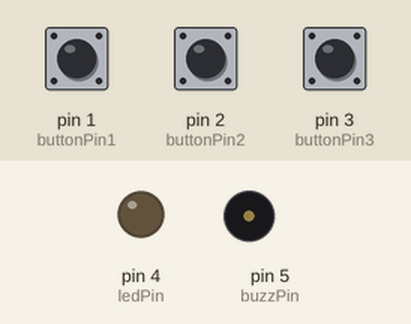
This sketch was run on a simulated Arduino Uno, built with avr-gcc and run on an emulated ATmega328P. Shown: output pins drawn as LEDs (lit = HIGH), buzzer (waves = sounding). Inputs (shaded band) come from the test bench; at power-on: pin 1 (buttonPin1) HIGH, pin 2 (buttonPin2) HIGH, pin 3 (buttonPin3) HIGH.

Above: at 1.2 s.
1.3 s: pin 1 (buttonPin1) pulled LOW for 0.15 s
At 1.9 s:
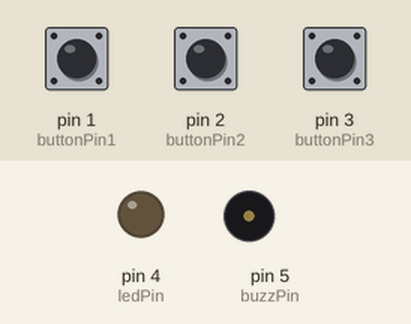
2.9 s: pin 2 (buttonPin2) pulled LOW for 1 s
At 3.08 s:
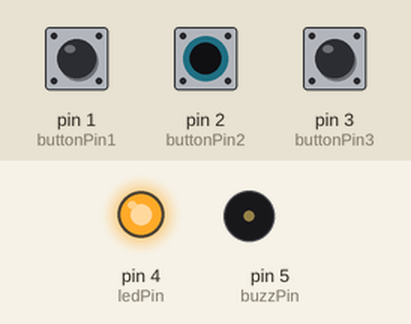
5.9 s: pin 3 (buttonPin3) pulled LOW for 3.2 s
At 10.0 s:
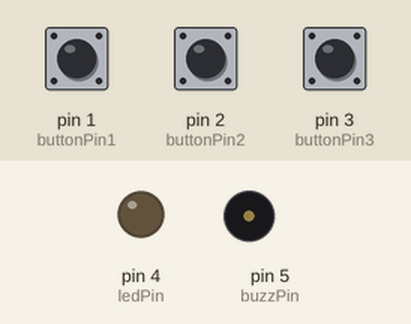
10.6 s: pin 1 (buttonPin1) pulled LOW for 3.2 s
At 10.78 s:
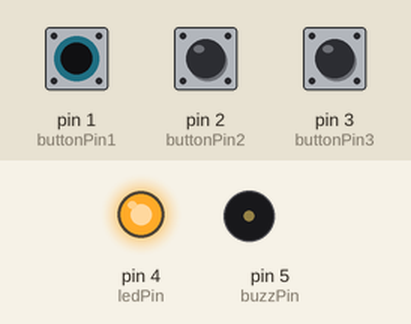
15.3 s: pin 2 (buttonPin2) pulled LOW for 3.2 s
At 19.5 s:
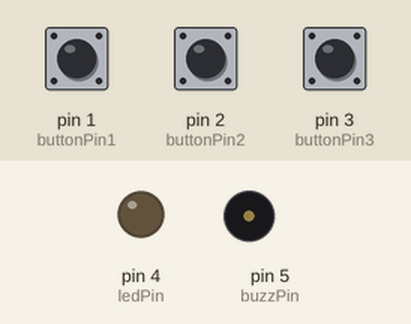
Timing chart, 0 to 21.0 s (numbered marks = the images above; inputs shaded):
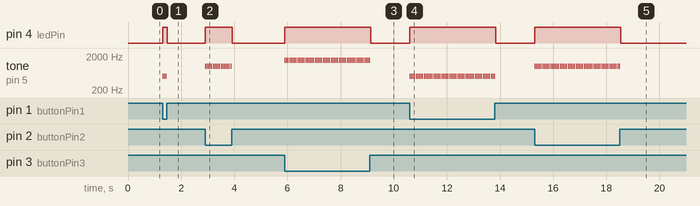

Measured:
- after the input at 1.3 s, pin 4 (ledPin): LOW → HIGH at once, → LOW 0.18 s later; tone on pin 5 (buzzPin): alternates 500 Hz for 0.01 s and silent for 0.05 s, 6 changes in all, then stays silent, starting at once
- after the input at 2.9 s, pin 4 (ledPin): LOW → HIGH at once, → LOW 1.0 s later; tone on pin 5 (buzzPin): alternates 1000 Hz for 0.01 s and silent for 0.05 s, 34 changes in all, then stays silent, starting at once
- after the input at 5.9 s, pin 4 (ledPin): LOW → HIGH at once, → LOW 3.2 s later; tone on pin 5 (buzzPin): alternates 1500 Hz for 0.01 s and silent for 0.05 s, 108 changes in all, then stays silent, starting at once
- after the input at 10.6 s, pin 4 (ledPin): LOW → HIGH at once, → LOW 3.2 s later; tone on pin 5 (buzzPin): alternates 500 Hz for 0.01 s and silent for 0.05 s, 108 changes in all, then stays silent, starting at once
- after the input at 15.3 s, pin 4 (ledPin): LOW → HIGH at once, → LOW 3.2 s later; tone on pin 5 (buzzPin): alternates 1000 Hz for 0.01 s and silent for 0.05 s, 108 changes in all, then stays silent, starting at once

The sketch:

pressure2.ino
```cpp
const int buttonPin1 = 1;
const int buttonPin2 = 2;
const int buttonPin3 = 3;
const int buzzPin =  5;
int ledPin = 4;
int buttonState1 = 0;
int buttonState2 = 0;
int buttonState3 = 0;


void setup() {
  pinMode(ledPin, OUTPUT);
  pinMode(buzzPin, OUTPUT);
  pinMode(buttonPin1, INPUT);
  pinMode(buttonPin2, INPUT);
  pinMode(buttonPin3, INPUT);
}

void loop(){
  buttonState1 = digitalRead(buttonPin1);
  buttonState2 = digitalRead(buttonPin2);
  buttonState3 = digitalRead(buttonPin3);

  if (buttonState1 == LOW) {
    digitalWrite(ledPin, HIGH);

    tone(buzzPin, 500);
    delay(10);
    noTone(buzzPin);
    delay(50);


  }
  else {
    digitalWrite(ledPin, LOW);
  }

//


  if (buttonState2 == LOW) {
    digitalWrite(ledPin, HIGH);

    tone(buzzPin, 1000);
    delay(10);
    noTone(buzzPin);
    delay(50);

  }
  else {
    digitalWrite(ledPin, LOW);
  }


//


  if (buttonState3 == LOW) {
    digitalWrite(ledPin, HIGH);

    tone(buzzPin, 1500);
    delay(10);
    noTone(buzzPin);
    delay(50);

  }
  else {
    digitalWrite(ledPin, LOW);
  }
}
```
